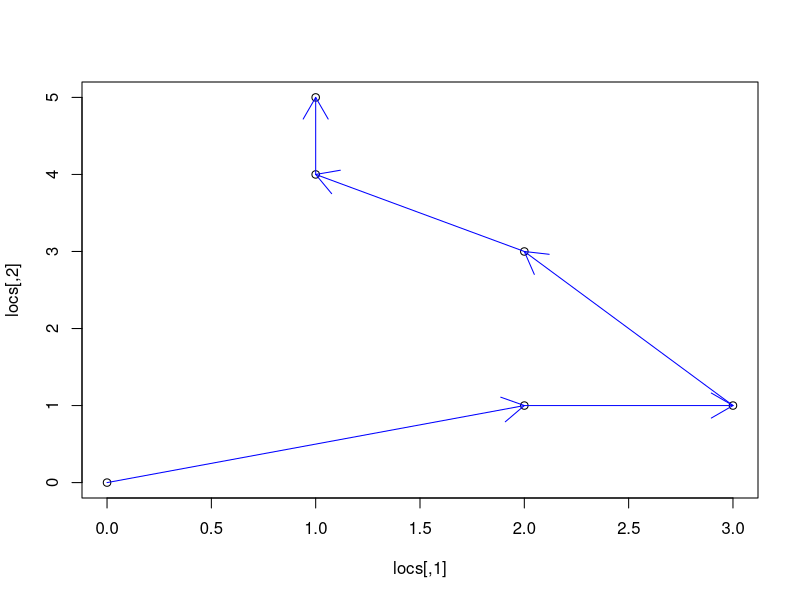

Here is the R script that generated this plot:
a <- c(1,0)
b <- c(1,1)

dist <- function(v1, v2){
  return(sqrt(sum((v1 - v2)^2)))
}

angle <- function(v1, v2){
  return(acos(v1%*%v2/dist(v1,0)/dist(v2,0))/2/pi*360)
}

dist(a,b)
angle(a,b)

######  Path-finding function

pathfinder <- function(X){
  n <- nrow(X)
  step_length <- numeric(n-1)
  step_dir <- numeric(n-1)
  for(ii in 1:(n-1)){
    step_length[ii] <- dist(X[ii, ], X[ii+1, ])
    step_dir[ii] <- angle(X[ii+1, ] - X[ii, ], c(1, 0))
  }
  total_length <- sum(step_length)
  return( list(step_length, step_dir, total_length) )
}

### Try on basic example
locs <- matrix(c(0, 2, 3, 2, 1, 1, 0, 1, 1, 3, 4, 5), 6, 2)

pth <- pathfinder(locs)

# Is this correct?
plot(locs)

for(ii in 1:(nrow(locs)-1)){
  ang_rad <- pth[[2]][ii] / 360 * 2 * pi
  seg_start <- locs[ii, ]
  seg_end <- locs[ii, ] + pth[[1]][ii] * c(cos(ang_rad), sin(ang_rad))
  arrows(seg_start[1], seg_start[2], seg_end[1], seg_end[2], col="blue")
}

# YES!


